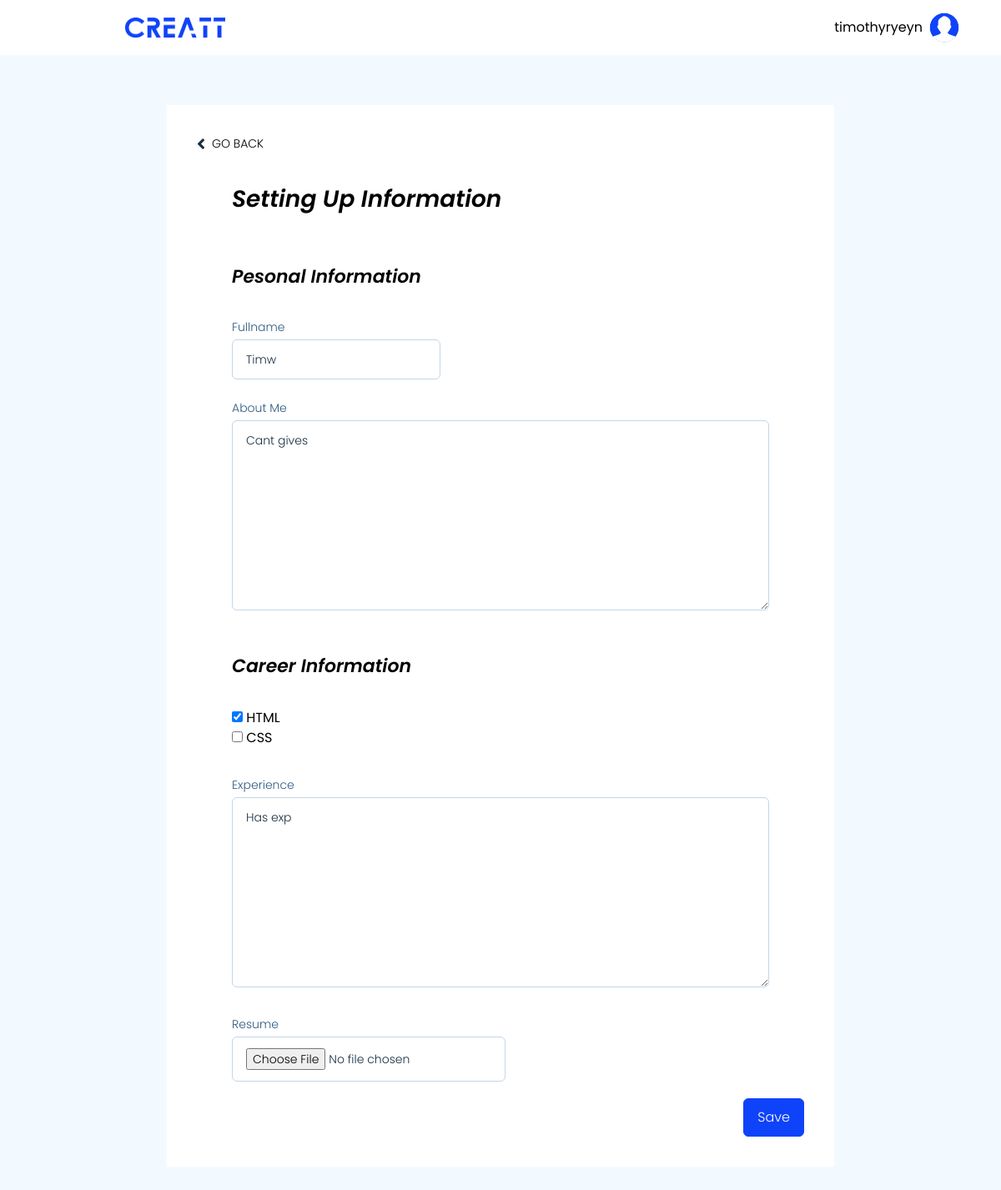
The page /profile/edit/ (signed in) on the database as committed earlier.
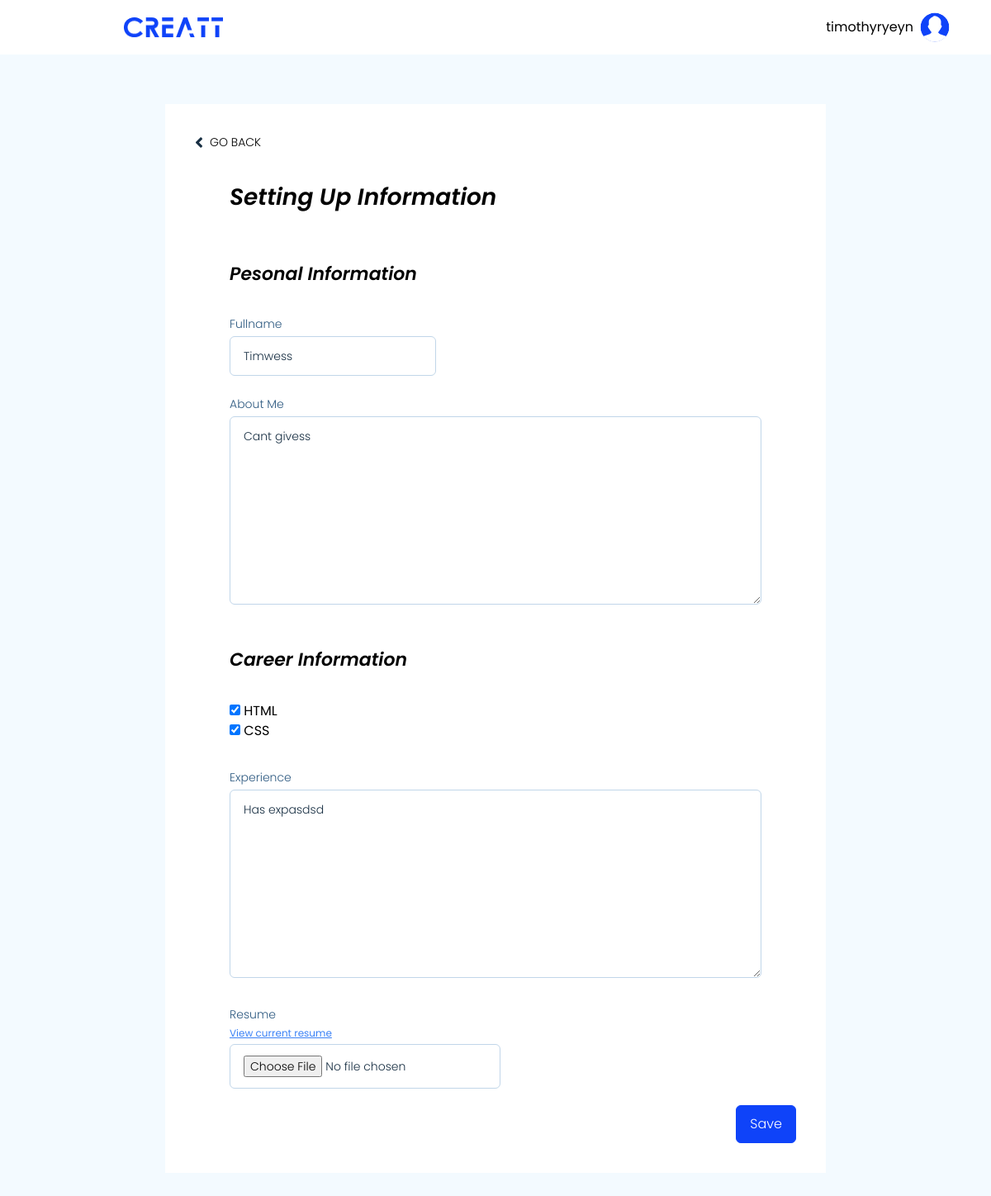
The same page on the database as committed later.
### job_portal/models.py (models this page shows, shortened)
class Seeker(models.Model):
    full_name = models.CharField(max_length=255, default=None, blank=True, null=True)
    experience = models.TextField(default=None, blank=True, null=True)
    about_me = models.TextField(default=None, blank=True, null=True)
    resume = models.FileField(default=None, blank=True, null=True, upload_to='documents/%Y/%m/%d')
    user = models.OneToOneField(User, on_delete=models.CASCADE)

### users/views.py (the view, shortened to what this page needs)
# urls.py: path('profile/edit/', user_views.editProfile, name='profile.edit'),
def editProfile(request):
    if not request.user.is_authenticated: return redirect(settings.LOGIN_URL)
    seekerForm = SeekerForm()
    providerForm = ProviderForm()
    seeker = None
    seekerResumeUrl = None
    provider = None
    if getattr(request.user, 'provider', None) is not None:
        provider = request.user.provider
        if request.method == 'POST':
            providerForm = ProviderForm(instance=provider, data=request.POST)
            if providerForm.is_valid():
                providerForm.save()
                return redirect('profile')
        providerForm = ProviderForm(
            initial={
                'name': provider.name,
                'city': provider.city,
                'about': provider.about,
                'country': provider.country,
            }
        )
    else:
        seeker = request.user.seeker
        if seeker.resume:
            seekerResumeUrl = seeker.resume.url
        seekerForm = SeekerForm(
            initial={
                'full_name': seeker.full_name,
                'about_me': seeker.about_me,
                'experience': seeker.experience,
                'seekerskill': [
                    skill for skill in Seeker.objects.filter(user_id=request.user.id).first().seekerskill_set.all().values_list("skill_id", flat=True)
                ]
            }
        )
    return render(
        request,
        'users/pages/edit-profile.html',
        {
            'providerForm': providerForm,
            'seekerForm': seekerForm,
            'seekerResumeUrl': seekerResumeUrl,
        }
    )

### users/forms.py
class ProviderForm(forms.ModelForm):
    class Meta:
        model = Provider
        fields = ['name', 'about', 'city', 'country']
        widgets = {
            'name': forms.TextInput(attrs={'placeholder': 'Enter name', 'class': 'input-1px w-[250px]'}),
            'city': forms.TextInput(attrs={'placeholder': 'Enter city', 'class': 'input-1px w-[250px]'}),
            'country': forms.TextInput(attrs={'placeholder': 'Enter country', 'class': 'input-1px w-[250px]'}),
            'about': forms.Textarea(attrs={'placeholder': 'Enter about', 'class': 'input-1px'}),
        }

### job_portal/models.py (called while the page is built)
    def __str__(self):
        return self.name

### users/templates/users/pages/edit-profile.html (shortened to what this page needs)
{% extends "job_portal/base.html" %}
{% block content %}
{% load static %}
<body class="flex flex-col bg-very-pale-blue">
    <nav class="flex-shrink-0 flex justify-between items-center bg-white py-[15px] pl-[150px] pr-[50px]">
        <a href="{% url 'job_portal-home' %}"><img src="{% static 'assets/logo-blue.png' %}" alt=""
                class="w-[120px] h-[25px]"></a>
        <div x-data="{ show: false }" class="relative">
            <div class="inline-flex items-center gap-x-2">
                <div class="flex flex-col items-end">
                    <span>{{ user.username }}</span>
                </div>
                <img src="{% static 'assets/profile.svg' %}" alt="" class="w-[36px] h-[36px]" @click="show = ! show">
            </div>
        </div>
    </nav>
    <main class="flex flex-col gap-y-[44px] flex-grow px-[200px] py-[60px]">
        <section class="flex-grow flex flex-col gap-y-[55px] bg-white min-h-[400px] p-[36px]">
            <div class="flex-shrink-0 flex flex-col gap-y-[36px]">
                <div class="flex justify-between items-start">
                    <a href="{% url 'profile' %}" class="flex items-center gap-x-2">
                        <span><img src="{% static 'assets/chevron-left.svg' %}" alt=""></span>
                        <span class="uppercase text-sm font-light">Go Back</span>
                    </a>
                </div>
                <div class="text-[28px] font-semibold italic ml-[42px]">Setting Up Information</div>
            </div>
            <form class="flex flex-col gap-y-[20px]" method="POST" enctype="multipart/form-data">
                {% if user.seeker %}
                <div class="flex flex-col gap-y-[50px] px-[42px]">
                    <div class="flex flex-col gap-y-[34px]">
                        <div class="text-[22px] font-semibold italic">Pesonal Information</div>
                        <div class="flex flex-col gap-y-[24px]">
                            <div class="flex flex-col gap-y-[5px]">
                                <span class="label">Fullname</span>
                                {{ seekerForm.full_name }}
                            </div>
                            <div class="flex flex-col gap-y-[5px]">
                                <span class="label">About Me</span>
                                {{ seekerForm.about_me }}
                            </div>
                        </div>
                    </div>
                    <div class="flex flex-col gap-y-[34px]">
                        <div class="text-[22px] font-semibold italic">Career Information</div>
                        <div class="flex flex-col gap-y-[5px]">
                            {{ seekerForm.seekerskill }}
                        </div>
                        <div class="flex flex-col gap-y-[5px]">
                            <span class="label">Experience</span>
                            {{ seekerForm.experience }}
                        </div>
                        <div class="flex flex-col gap-y-[5px]">
                            <span class="label">Resume</span>
                            {% if seekerResumeUrl %}
                            <a href="{{ seekerResumeUrl }}" class="text-xs text-blue-500 underline">View current
                                resume</a>
                            {% endif %}
                            {{ seekerForm.resume }}
                        </div>
                    </div>
                </div>
                {% endif %}
                <button class="btn self-end" type="submit" value="submit">Save</button>
            </form>
        </section>
    </main>
</body>
{% endblock %}

Rows that differ between the two databases and show on the page:
changed Seeker: full_name "Timw" → "Timwess"; about_me "Cant gives" → "Cant givess"; experience "Has exp" → "Has expasdsd"
Other text that changed with them:
form field seekerskill: "☑ ☐" → "☑ ☑"
text now shown: "View current resume"
